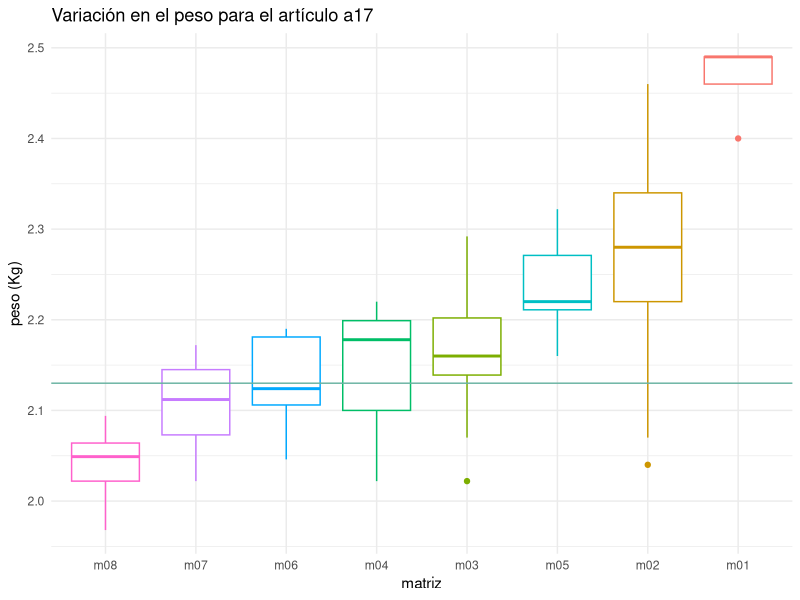
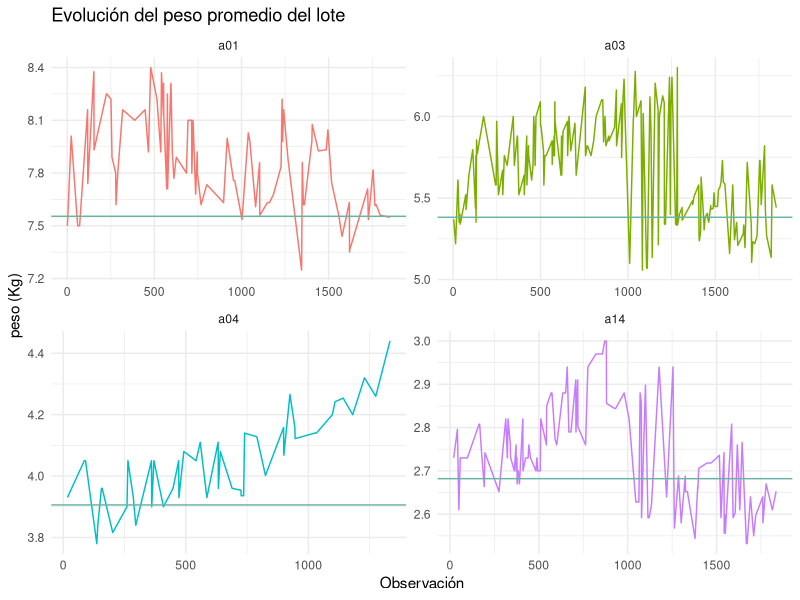
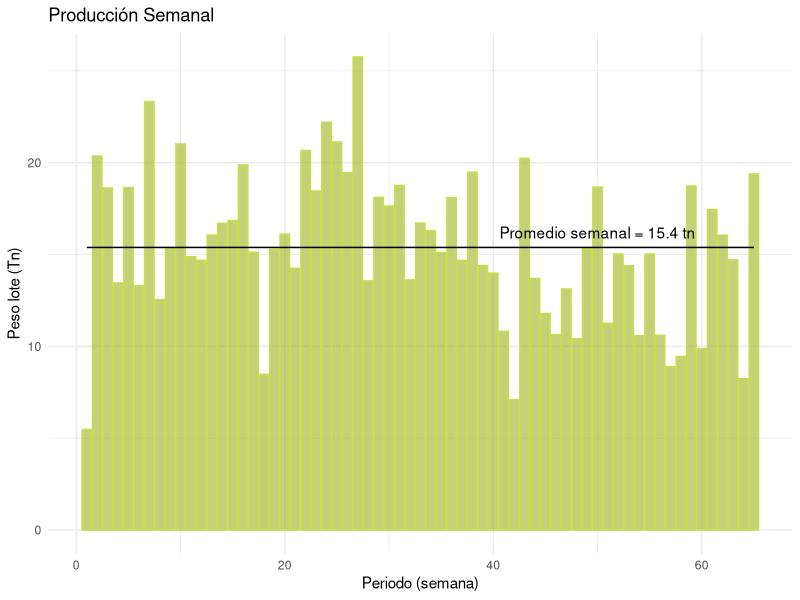
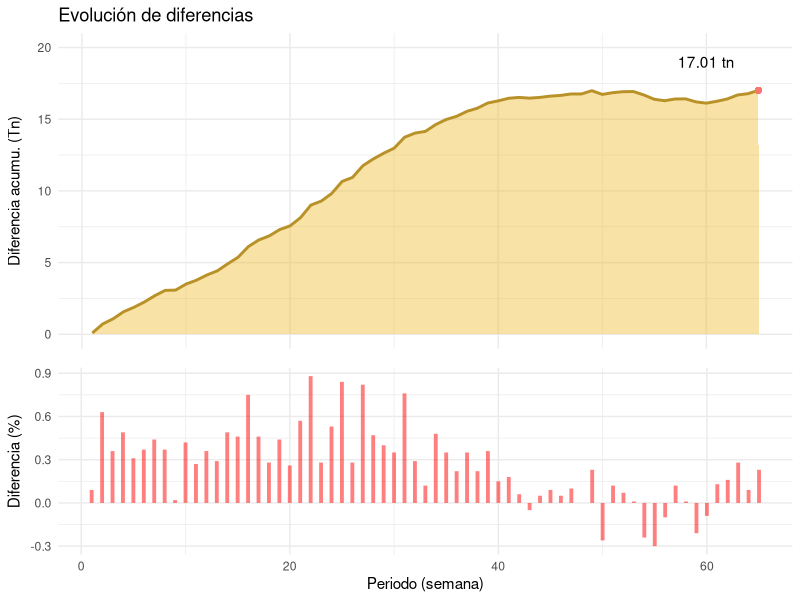
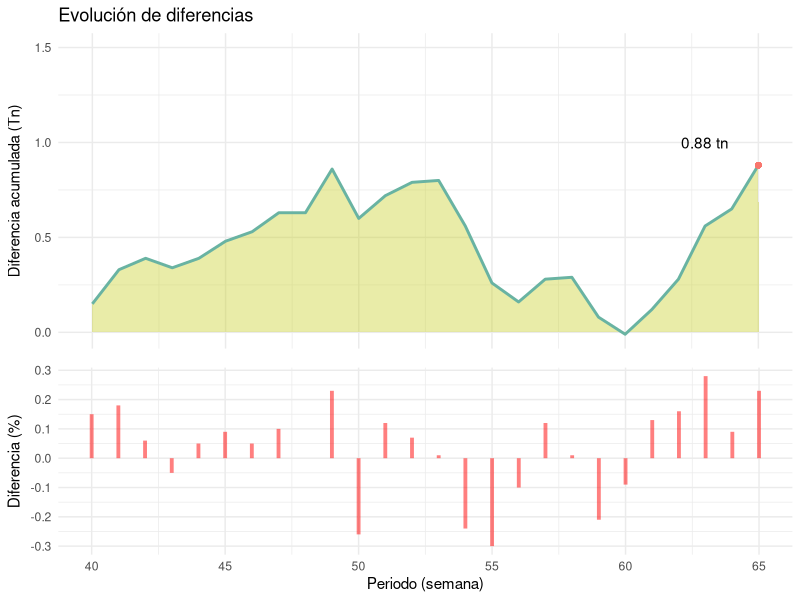
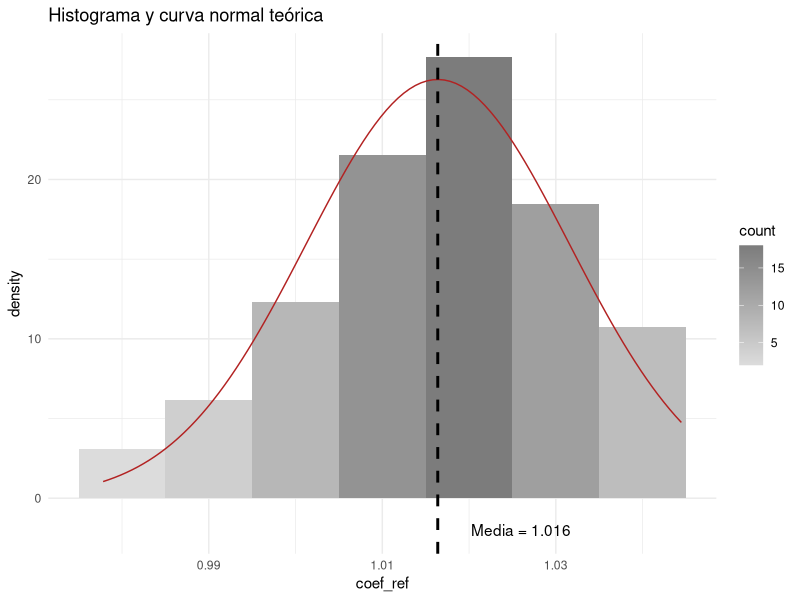
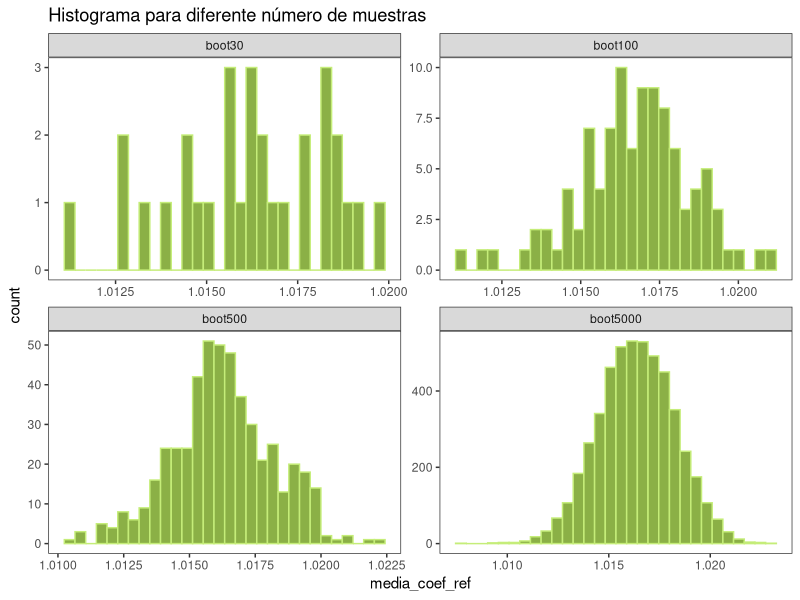
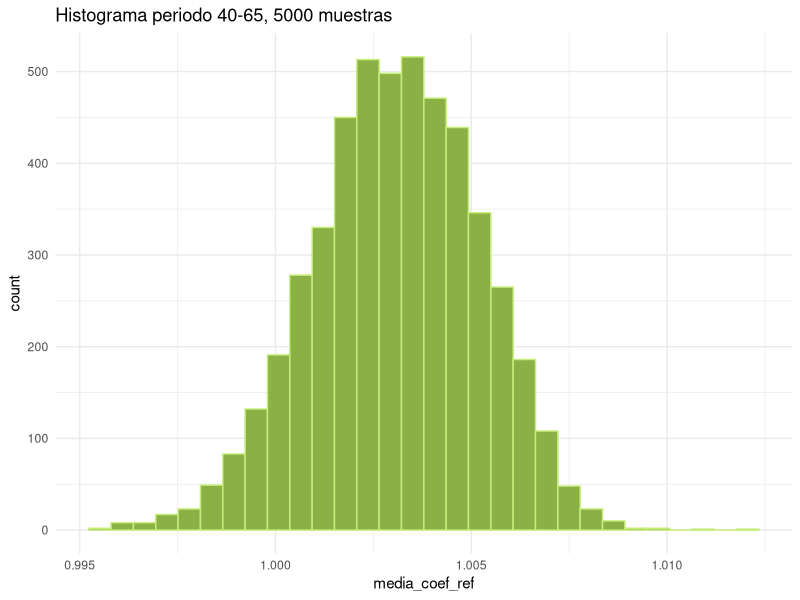

Source code (R) for these figures, in order:
## ---- chunk 1
knitr::opts_chunk$set(echo = TRUE, collapse = TRUE)
## ---- chunk 2
# Carga de librerías
library(tidyverse)
library(kableExtra)
library(ggpubr)
library(boot)

# Carga del dataset
prod <- read_csv("prod_20.csv")

# Primeros registros del dataset
prod %>% head
## ---- chunk 3
prod %>% glimpse()
## ---- chunk 4
prod %>% summary()
## ---- chunk 5
prod %>% filter(id_pieza == 'a17') %>% 
  ggplot()+
  geom_boxplot(aes(x = reorder(id_matriz, pieza_real),
                   y = pieza_real, color = id_matriz), 
               show.legend = FALSE)+
  geom_hline(yintercept = 2.13, color = '#69b3a2') +
  theme_minimal()+
  labs(x = 'matriz', y = 'peso (Kg)') +
  ggtitle('Variación en el peso para el artículo a17')
  
## ---- chunk 6
prod %>% filter(periodo == 6 & id_pieza == 'a02')
## ---- chunk 7
#Referencia de pesos teóricos
hlines <- prod %>% 
  filter(id_pieza %in% c('a01', 'a03', 'a04', 'a14')) %>% 
  select(id_pieza, pieza_teo) %>% unique

prod %>% 
  filter(id_pieza %in% c('a01', 'a03', 'a04', 'a14')) %>%
  ggplot(aes(x = n_obs, y = pieza_real, color = id_pieza))+
  geom_line(show.legend = FALSE)+
  geom_hline(data = hlines, aes(yintercept = pieza_teo), 
             color = '#69b3a2') +
  theme_minimal()+
  facet_wrap(vars(id_pieza), scales = 'free') +
  labs(title = 'Evolución del peso promedio del lote',
       x     = 'Observación',
       y     = 'peso (Kg)')
  
## ---- chunk 8
#Producción total y acumulada por periodo
prod_acum <- prod %>%
  group_by(periodo) %>% 
  summarise(tot_r = round(sum(lote_real)/1000, 2),
            tot_t = round(sum(lote_teo)/1000, 2))

#Producción media periódica
prod_m <- mean(prod_acum$tot_r)

prod_acum %>%   
  ggplot() +
  geom_bar(aes(x = periodo,
               y = tot_r),
           fill  = '#9db320', 
           color = '#c8de49',
           stat  = 'identity',
           alpha = .6) +
  geom_line(aes(x = periodo,
                y = prod_m)) + 
  labs(title = 'Producción Semanal',
       y     = 'Peso lote (Tn)',
       x     = 'Periodo (semana)') +
  theme_minimal() +
  annotate('text',
           x     = 50,
           y     = 16.2,
           label = 'Promedio semanal = 15.4 tn')
## ---- chunk 9
#Producción semanal promedio en Toneladas
prod_m
## ---- chunk 10
prod_acum <- prod %>%
  group_by(periodo) %>% 
  summarise(tot_r = round(sum(lote_real)/1000, 2),
            tot_t = round(sum(lote_teo)/1000, 2)) %>% 
  mutate(dif_acum = cumsum(tot_r - tot_t),
                     dif = tot_r - tot_t)

acum <- prod_acum %>% 
  ggplot(aes(x = periodo,
             y = dif_acum)) +
  geom_area(fill  = '#edb61f',
            alpha = 0.4) +
  geom_line(color = "#b89128",
            size  = 1) +
  theme_minimal() +
  theme(axis.title.x = element_blank(),
        axis.text.x  = element_blank()) +
  geom_point(aes(x     = 65,
                 y     = 17.01,
                 color ='red'),
             show.legend = FALSE) +
  expand_limits(y = c(0, 20)) +
  annotate("text",
           x     = 60,
           y     = 19,
           label = "17.01 tn")+
  labs(title = 'Evolución de diferencias',
       y     = 'Diferencia acumu. (Tn)') 


barras <- ggplot(prod_acum,
              aes(x = periodo,
                  y = dif*100)) +
  geom_segment(aes(x    = periodo,
                   xend = periodo,
                   y    = 0,
                   yend = dif),
               size  = 1.3,
               alpha = 0.5,
               color  = 'red') +
  theme_minimal() +
  labs(x = 'Periodo (semana)',
       y = 'Diferencia (%)')

ggarrange(ncol = 1, 
          nrow = 2,
          acum,
          barras,
          align = 'v',
          heights = c(1.5, 1))
## ---- chunk 11
prod_new <- prod_acum %>% 
  filter(periodo > 39) %>%  
  mutate(dif_acum = round(cumsum(tot_r - tot_t),2),
                     dif = tot_r - tot_t)

acum <- prod_new %>% 
  ggplot(aes(x = periodo,
             y = dif_acum)) +
  geom_area(fill  = '#c9d126',
            alpha = 0.4) +
  geom_line(color = '#69b3a2',
            size  = 1) +
  theme_minimal() +
  theme(axis.title.x = element_blank(),
        axis.text.x  = element_blank()) +
  geom_point(aes(x     = 65,
                 y     = 0.88,
                 color ='red'),
             show.legend = FALSE) +
  expand_limits(y = c(0, 1.5)) +
  annotate("text", x = 63, y = 1, label = "0.88 tn")+
  labs(title = 'Evolución de diferencias',
       y     = 'Diferencia acumulada (Tn)')

barras <- ggplot(prod_new,
              aes(x = periodo,
                  y = dif*100)) +
  geom_segment(aes(x    = periodo,
                   xend = periodo,
                   y    = 0,
                   yend = dif),
               size  = 1.3,
               alpha = 0.5,
               color  = 'red') +
  theme_minimal() +
  labs(x = 'Periodo (semana)',
       y = 'Diferencia (%)')

ggarrange(ncol = 1, 
          nrow = 2,
          acum,
          barras,
          align = 'v',
          heights = c(1.5, 1))
## ---- chunk 12
prod_acum <- prod_acum %>% 
  mutate(coef_ref = tot_r/tot_t)

prod_acum %>% 
  select(periodo,
         tot_t,
         tot_r,
         coef_ref) %>% 
  head() %>% 
  kbl(align = 'c') %>% 
  kable_styling(bootstrap_options = 'striped',
                full_width        = F,
                position          = 'center')
## ---- chunk 13
prod_acum %>% 
  ggplot(aes(x = coef_ref)) +
  geom_histogram(aes(y   = ..density..,
                     fill = ..count..), 
                 binwidth = 0.01) +
  scale_fill_gradient(low  = "#DCDCDC",
                      high = "#7C7C7C") +
  stat_function(fun    = dnorm,
                colour = "firebrick",
                args   = list(mean = mean(prod_acum$coef_ref),
                              sd   = sd(prod_acum$coef_ref))) +
  ggtitle("Histograma y curva normal teórica") +
  theme_minimal() +
  geom_vline(aes(xintercept = mean(prod_acum$coef_ref)),
             colour = 'black', size = 1, linetype = 2
             ) +
   annotate('text',
            x     = 1.026,
            y     = -2,
            label = 'Media = 1.016')
## ---- chunk 14
#Media muestral para los 65 periodos
mean(prod_acum$coef_ref)
## ---- chunk 15
#Media muestral entre el periodo 40 y el 65.
mean(prod_acum$coef_ref[40:65])
## ---- chunk 16
#Función para obtener la media de cada muestra
media <- function(valores, i) {
    mean(valores[i])
}

tag <- c('boot30', 'boot100', 'boot500', 'boot5000')
bt <- c(30, 100, 500, 5000)
boostrap <- data.frame(boot = rep(tag, bt))
boostrap$boot <- factor(boostrap$boot, levels = tag)

set.seed(15)
j <- 1
for (i in bt) {
    boots <- boot(prod_acum$coef_ref, media, R = i)
    assign(paste0('boots_', j), boots)
    j <- j + 1
}

medias <- c(boots_1$t, boots_2$t, boots_3$t, boots_4$t)
boostrap <- cbind(boostrap, value = medias)


ggplot(boostrap, aes(x = value)) +
  geom_histogram(fill = "#8bb046", color = "#c5ed79") +
  theme_bw() +
  theme(panel.grid.minor = element_blank(),
        panel.grid.major = element_blank()) +
  facet_wrap(~boot, scales = 'free') +
  labs(x = 'media_coef_ref') +
  ggtitle("Histograma para diferente número de muestras")
## ---- chunk 17
Nro <- c(30,100,500,5000)
inf <- c(1.0113,1.0120,1.0121,1.0126)
sup <- c(1.0198,1.0203,1.0198,1.0200)
Amplitud <- c(0.0085,0.0082,0.0076,0.0073)

data.frame('Boostrap' = Nro,
           'Límite Inf' = inf,
           'Límite Sup' = sup,
           'Amplitud' = Amplitud) %>% 
  kbl(align = 'c') %>% 
  kable_styling('hover',
                full_width        = F,
                position          = "center")
## ---- chunk 18
#Intervalos de confianza para 30 boots
quantile(boots_1$t, probs = c(.025, .975), type = 6)
#Intervalos de confianza para 100 boots
quantile(boots_2$t, probs = c(.025, .975), type = 6)
#Intervalos de confianza para 500 boots
quantile(boots_3$t, probs = c(.025, .975), type = 6)
#Intervalos de confianza para 5000 boots
quantile(boots_4$t, probs = c(.025, .975), type = 6)
## ---- chunk 19
quantile(boots_1$t, probs = c(.025, .975), type = 6)[[2]] - quantile(boots_1$t, probs = c(.025, .975), type = 6)[[1]]

quantile(boots_2$t, probs = c(.025, .975), type = 6)[[2]]-
quantile(boots_2$t, probs = c(.025, .975), type = 6)[[1]]

quantile(boots_3$t, probs = c(.025, .975), type = 6)[[2]]-
quantile(boots_3$t, probs = c(.025, .975), type = 6)[[1]]

quantile(boots_4$t, probs = c(.025, .975), type = 6)[[2]]-
quantile(boots_4$t, probs = c(.025, .975), type = 6)[[1]]

## ---- chunk 20
#Bootstrap de 5000 muestras para el periodo 40 al 65.
boot_new <- boot(prod_acum$coef_ref[40:65], media, R = 5000)
quantile(boot_new$t, probs = c(.025, .975), type = 6)
## ---- chunk 21
boot_new_df <- as.data.frame(boot_new$t)
ggplot(boot_new_df, aes(x = V1)) +
  geom_histogram(fill = "#8bb046", color = "#c5ed79") +
  theme_minimal() +
  labs(x = 'media_coef_ref') +
  ggtitle("Histograma periodo 40-65, 5000 muestras")
## ---- chunk 22
periodo <- c('1 a 65', '40 a 65')
media <- c(1.0163,1.0030)
inf <- c(1.0126,0.9986)
sup <- c(1.0200,1.0069)

data.frame('Periodo' = periodo,
           'Media Coef_ref' = media,
           'Límite Inf' = inf,
           'Límite Sup' = sup) %>% 
  kbl(align = 'c') %>% 
  kable_styling('hover',
                full_width        = F,
                position          = "center")
